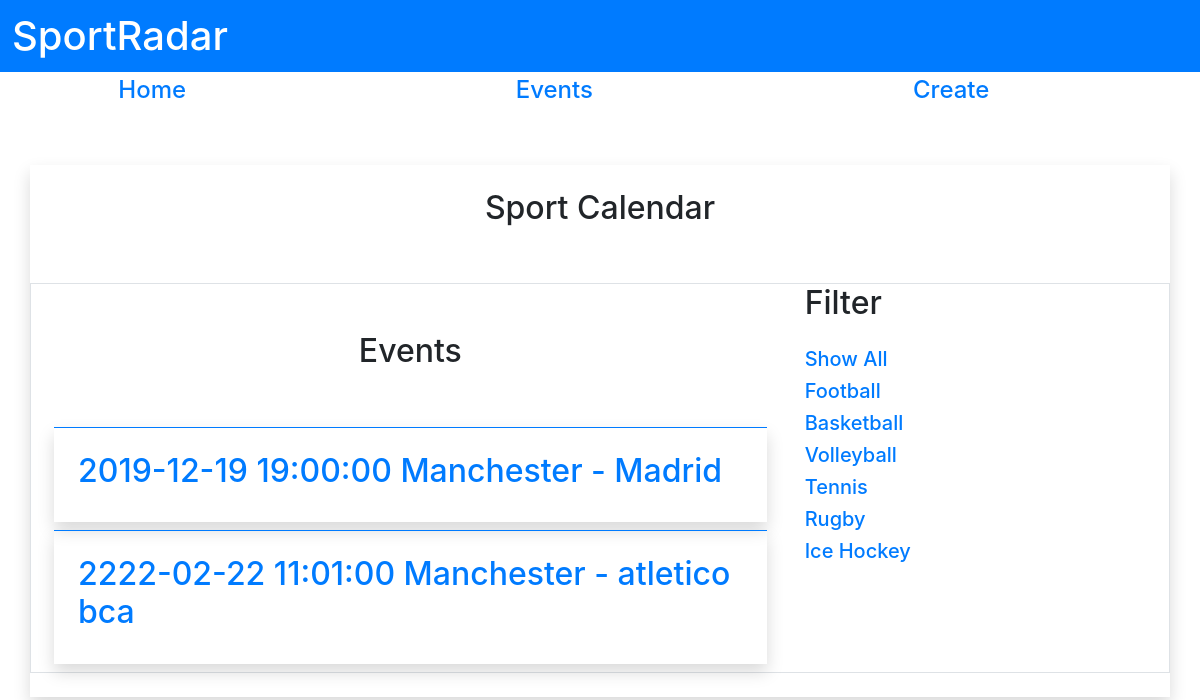
Page /sportradar/events/Football on the committed database.
### tables this page shows
CREATE TABLE `game` (
  `id` int(10) UNSIGNED NOT NULL,
  `_TEAM_ONE` int(10) UNSIGNED DEFAULT NULL,
  `_TEAM_TWO` int(10) UNSIGNED DEFAULT NULL,
  `event_date` datetime DEFAULT NULL,
  `_CATEGORY` int(10) UNSIGNED DEFAULT NULL
);

CREATE TABLE `team` (
  `id` int(10) UNSIGNED NOT NULL,
  `name` varchar(45) DEFAULT NULL,
  `_CATEGORY` int(10) UNSIGNED DEFAULT NULL
);

CREATE TABLE `category` (
  `category_name` varchar(45) DEFAULT NULL,
  `id` int(10) UNSIGNED NOT NULL
);

### sportradar/controllers/Controller.php (called while the page is built)
<?php
include './models/Core.php';
class Controller extends Core
{
	public static function CreateView($view){
		require_once("views/".$view.".php");
	}
}
?>

### sportradar/models/Core.php (called while the page is built, shortened)
<?php
class Core {
  private static $db_name = 'sport_events';
	private static $db_user = 'root';
	private static $db_pass = '';
	private static $db_host = 'localhost';
  private static $conn;
  private static function connection() {
		self::$conn = new mysqli( self::$db_host, self::$db_user, self::$db_pass, self::$db_name );
	}
	protected static function read($table, $join='',  $fields='*',$where='' ){
		$sql = "SELECT ".$fields." FROM ".$table." ".$join." ".$where." ;";
		$result = self::$conn->query($sql);
    if($result->num_rows == 0){
      $res = null;
    }else{
      $res = $result->fetch_all(MYSQLI_ASSOC);
    }
    return $res;
	}
}
?>

### sportradar/controllers/Event.php (called while the page is built, shortened)
<?php
class Event extends Controller
{
	public static $events= [];
	public static function showAll($where = ''){
		$table = 'game';
		$fields = 'game.id as id, t1.name as team1 ,t2.name as team2,';
		$fields .= 'event_date as date,category_name as category';
		$join = ' JOIN category ON game._CATEGORY = category.id ';
		$join .= ' JOIN team as t1 ON game._TEAM_ONE = t1.id ';
		$join .=' JOIN team as t2 ON game._TEAM_TWO = t2.id ';
		self::$events = self::read($table,$join,$fields,$where);
		return self::$events;
	}
	public static function filter($condition){
		$where = " where category_name = '$condition'";
		self::$events = self::showAll($where);
		return self::$events;
	}
}
?>

### sportradar/controllers/Category.php (called while the page is built, shortened)
<?php
class Category extends Controller
{
	public static $categories;
	public static function category_show(){
		$table = 'category';
		self::$categories = self::read($table);
		return self::$categories;
	}
}
 ?>

### sportradar/views/events.php (the view, shortened to what this page needs)
<?php
	$event= Event::$events;
	$category = Category::$categories;
?>
<h2 class="text-center pb-5">Sport Calendar</h2>
<div class="border row">
	<div class="col-8 ">
		<h2 class="text-center py-5">Events</h2>
		<?php if($event != false): ?>
			<?php foreach ($event as $ev ):?>
				<div class="border-top border-primary shadow p-4 m-2">
					<h2>
						<a href="/sportradar/show/<?= $ev['id']?>">
							<?= $ev['date'];?>
							<?= $ev['team1'];?> -
							<?= $ev['team2'];?>
						</a>
					</h2>
				</div>
			<?php endforeach; ?>
		<?php else: ?>
			<h4 class="p-4 text-center">No events for the selected category</h4>
		<?php endif; ?>
	</div>
	<div class="col-4">
			<h2>Filter</h2>
			<div class="right-box">
					<h5 class="pt-3"><a href="/sportradar/events">Show All</a></h5>
				<?php foreach ($category as $key => $value): ?>
					<h5 >
						<a href="/sportradar/events/<?=$value['category_name']?>"/>
							<?=$value['category_name']?>
					</h5>
				<?php endforeach ?>
			</div>
	</div>
</div>

### rows in the picture
game: event_date "2019-12-19 19:00:00", _TEAM_ONE.name "Manchester", _TEAM_TWO.name "Madrid"
game: event_date "2222-02-22 11:01:00", _TEAM_ONE.name "Manchester", _TEAM_TWO.name "atletico bca"
category: category_name "Football"
category: category_name "Basketball"
category: category_name "Volleyball"
category: category_name "Tennis"
category: category_name "Rugby"
category: category_name "Ice Hockey"
